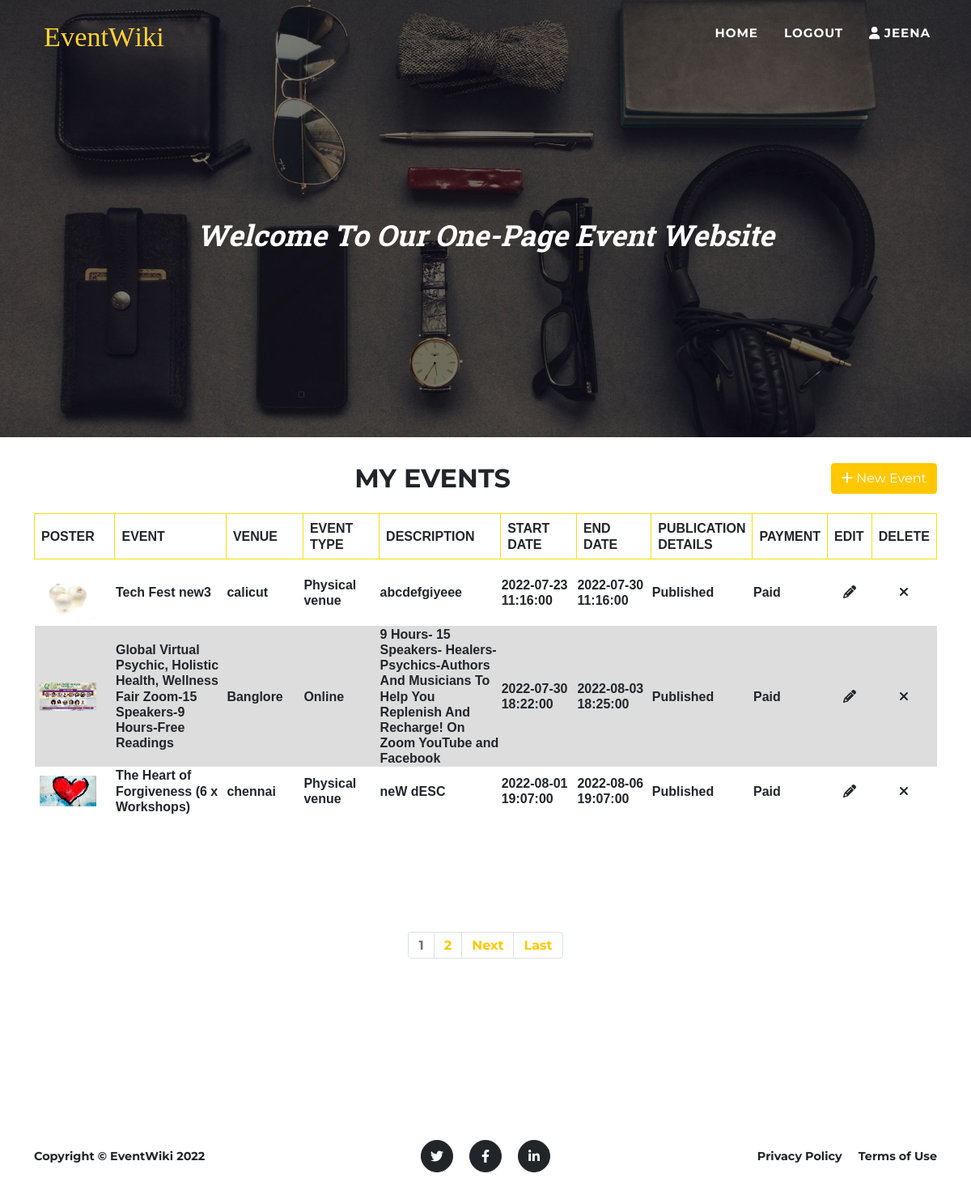
Page /events_list (signed in) on the committed database.
### EventApp/models.py (models this page shows, shortened)
class clsEventDetails(models.Model):
    pk_event_id = models.BigAutoField(primary_key=True)
    fk_user = models.ForeignKey("clsUser", on_delete=models.CASCADE,related_name="clsEventDetails_clsUser_1")
    dat_event_start_date_time = models.DateTimeField()
    dat_event_end_date_time = models.DateTimeField()
    vhr_event_name = models.CharField(max_length=30,blank=True)
    vhr_event_venue = models.CharField(max_length=30,blank=True)
    vhr_event_description = models.TextField()
    vhr_event_file_upload = models.CharField(max_length=100,blank=True)
    dat_created_datetime = models.DateTimeField()
    int_event_location_type = models.IntegerField(default=1)
    int_if_paid = models.IntegerField(default=0)
    int_last_action = models.IntegerField(default=1)
    pass

### EventApp/views.py (the view)
# urls.py: path('events_list', views.events_list, name='events_list'),
def events_list(request):
    event_location_type = ['', 'Physical venue', 'Online', 'Recorded Events']
    database_items = clsEventDetails.objects.filter(~Q(int_last_action = 0),Q(fk_user_id = int(request.session['intLoginUserId'])))
    all_items_list = []
    date_output_format = '%Y-%m-%d %H:%M:%S'
    for each_item in database_items:
        all_items_dict = dict()
        all_items_dict['intPkEventId'] = each_item.pk_event_id
        all_items_dict['intFkUserId'] = each_item.fk_user_id
        all_items_dict['strEventStartDateTime'] = each_item.dat_event_start_date_time.strftime(date_output_format)
        all_items_dict['strEventEndDateTime'] = each_item.dat_event_end_date_time.strftime(date_output_format)
        all_items_dict['strEventName'] = each_item.vhr_event_name
        all_items_dict['strEventVenue'] = each_item.vhr_event_venue
        all_items_dict['strEventDescription'] = each_item.vhr_event_description.replace('\n','')
        all_items_dict['strEventPoster'] = each_item.vhr_event_file_upload
        all_items_dict['strCreatedDateTime'] = each_item.dat_created_datetime.strftime(date_output_format)
        all_items_dict['intLastAction'] = each_item.int_last_action
        all_items_dict['intIfPaid'] = each_item.int_if_paid
        all_items_dict['intEventLocation'] = each_item.int_event_location_type
        all_items_dict['strEventLocation'] = event_location_type[each_item.int_event_location_type]
        all_items_dict['strPublicationDetails'] = 'Unpublished.Payment needed(₹100)'
        if each_item.int_if_paid:
            all_items_dict['strPublicationDetails'] = 'Published'
        all_items_list.append(all_items_dict)
    events = ''
    nums = ''
    if len(all_items_list):
        p = Paginator(all_items_list, 3)
        page = request.GET.get('page')
        events = p.get_page(page)
        nums = "a" * events.paginator.num_pages
    return render(request, 'eventsList.html', {'lstAllItems': all_items_list, 'events': events, 'nums': nums})

### EventApp/templates/eventsList.html (shortened to what this page needs)
<!DOCTYPE html>
<html lang="en">
    {% load static %}
    <head>
        <link href={% static 'css/styles.css' %} rel="stylesheet" />
        <link rel="stylesheet" href="//cdn.jsdelivr.net/npm/alertifyjs@1.13.1/build/css/alertify.min.css"/>
    </head>
    <body id="page-top">
        <nav class="navbar navbar-expand-lg navbar-dark fixed-top" id="mainNav">
            <div class="container">
                <a class="navbar-brand" href="#page-top"><img src= {% static 'assets/img/navbar-logo.svg' %}  alt="..." /></a>
                <div class="collapse navbar-collapse" id="navbarResponsive">
                    <ul class="navbar-nav text-uppercase ms-auto py-4 py-lg-0">
                        <li class="nav-item"><a class="nav-link" href="{% url 'index' %}">Home</a></li>
                        <li class="nav-item"><a class="nav-link" href="{% url 'logout' %}">Logout</a></li>
                        {% if request.session.intLoginUserId %}
                        <li class="nav-item"><a class="nav-link" href=""><i class="fa fa-user"></i> {{request.session.strLoginUserName}}</a></li>
                        {% endif %}
                    </ul>
                </div>
            </div>
        </nav>
        <header class="masthead">
            <div class="container">
                <div class="masthead-subheading">Welcome To Our One-Page Event Website</div>
            </div>
        </header>
        <section class="page-section" id="about">
                <div class="container">
                    <div style="display: block; text-align: center;">
                    <div class="masthead-heading text-uppercase text-center" style="display: inline-block;"><h2>My Events</h2></div>
                    <div class="create-new-event-button">
                        <a class="btn btn-primary" href="{% url 'add_event' %}"><i class="fa fa-plus"></i> New Event</a>
                    </div>
                    </div>
                        <table style="width:100%">
                            <tr>
                                <th style="width:10%; text-transform:uppercase;">Poster</th>
                                <th style="width:15%; text-transform:uppercase;">Event</th>
                                <th style="width:10%; text-transform:uppercase ;">Venue</th>
                                <th style="width:10%; text-transform:uppercase;">Event Type</th>
                                <th style="width:15%; text-transform:uppercase">Description</th>
                                <th style="width:10%; text-transform:uppercase;">Start Date</th>
                                <th style="width:10%; text-transform:uppercase;">End Date</th>
                                <th style="width:10%; text-transform:uppercase;">Publication Details</th>
                                <th style="width:5%; text-transform:uppercase; ">Payment</th>
                                <th style="width:5%; text-transform:uppercase; ">Edit</th>
                                <th style="width:5%; text-transform:uppercase;">Delete</th>
                            </tr>
                            <tbody id = "tbyIdListAllEvents1">
                            {% for objEvents in events %}
                            <tr class = "trCls" id = "trId{{ objEvents.intPkEventId }}">
                                <td>
                                    <a target="_blank" href= "static/attachment/{{ objEvents.strEventPoster }}">
                                        <img class="thumbnail_poster" src="static/attachment/{{ objEvents.strEventPoster }}"/>
                                    </a>
                                </td>
                            <td id="tdIdSlNo{{ objEvents.intPkEventId }}">
                                {{objEvents.strEventName}}
                            </td>
                            <td id="id{{ objEvents.intPkEventId }}" >{{ objEvents.strEventVenue }}</td>
                            <td>{{ objEvents.strEventLocation }}</td>
                            <td>{{ objEvents.strEventDescription }}</td>
                            <td>{{ objEvents.strEventStartDateTime }}</td>
                            <td>{{ objEvents.strEventEndDateTime }}</td>
                            <td>{{ objEvents.strPublicationDetails }}</td>
                            <td>{% if objEvents.intIfPaid == 1 %}
                                Paid
                                {% else %}
                                <a class="btn btn-primary" onclick = "fnLoadPayment({{ objEvents.intPkEventId }})" id="btnIdPayment_{{ objEvents.intPkEventId }}" >Payment</a>
                                {% endif %}
                            </td>
                            <td class="edit" style="text-align: center;"><a href="#"  onclick="onEditIconClick({{ objEvents.intPkEventId }});" style="color: #212529;"><i class="fa  fa-pencil"></i></a></td>
                            <td class="delete" style="text-align: center;"><a href="#" onclick="onDeleteIconClick('{{ objEvents.intPkEventId }}', '{{ objEvents.strEventName }}', '{{ objEvents.intLastAction }}');" style="color: #212529;"><i class="fa fa-times"></i></a></td>
                            </tr>
                            {% endfor %}
                            </tbody>
                        </table>
                    <section>
                    <nav aria-label="Page navigation">
                      <ul class="pagination justify-content-center">
                          {% for i in nums %}
                          {% if events.number == forloop.counter %}
                          <li class="page-item disabled"><a class="page-link" href="?page={{ forloop.counter }}">{{ forloop.counter }}</a></li>
                          {% else %}
                          <li class="page-item"><a class="page-link" href="?page={{ forloop.counter }}">{{ forloop.counter }}</a></li>
                          {% endif %}
                          {% endfor %}
                          {% if events.has_next %}
                        <li class="page-item"><a class="page-link" href="?page={{ events.next_page_number }}">Next</a></li>
                        <li class="page-item"><a class="page-link" href="?page={{ events.paginator.num_pages }}">Last</a></li>
                          {% endif %}
                      </ul>
                    </nav>
                    </section>
                </div>
        </section>
        <footer class="footer py-4">
            <div class="container">
                <div class="row align-items-center">
                    <div class="col-lg-4 text-lg-start">Copyright &copy; EventWiki 2022</div>
                    <div class="col-lg-4 my-3 my-lg-0">
                        <a class="btn btn-dark btn-social mx-2" href="#!" aria-label="Twitter"><i class="fab fa-twitter"></i></a>
                        <a class="btn btn-dark btn-social mx-2" href="#!" aria-label="Facebook"><i class="fab fa-facebook-f"></i></a>
                        <a class="btn btn-dark btn-social mx-2" href="#!" aria-label="LinkedIn"><i class="fab fa-linkedin-in"></i></a>
                    </div>
                    <div class="col-lg-4 text-lg-end">
                        <a class="link-dark text-decoration-none me-3" href="#!">Privacy Policy</a>
                        <a class="link-dark text-decoration-none" href="#!">Terms of Use</a>
                    </div>
                </div>
            </div>
        </footer>
    </body>
</html>

### EventApp/templates/eventsList.html (style rules this page uses)
table { font-family: arial, sans-serif; border-collapse: collapse; width: 100%; }
th, th { border: 1px solid #dddddd; text-align: left; padding: 8px; border-color: #f1e20d; }
tr:nth-child(even) { background-color: #dddddd; }
.thumbnail_poster { border-radius: 4px; padding: 5px; width: 80px; }

### rows in the picture
clsEventDetails: strEventPoster (picture), strEventName "Tech Fest new3", strEventVenue "calicut", strEventDescription "abcdefgiyeee"
clsEventDetails: strEventPoster (picture), strEventName "Global Virtual Psychic, Holistic Health, Wellness Fair Zoom-15 Speakers-9 Hours-Free Readings", strEventVenue "Banglore", strEventDescription "9 Hours- 15 Speakers- Healers-Psychics-Authors And Musicians To Help You Replenish And Recharge! On Zoom YouTube and Facebook"
clsEventDetails: strEventPoster (picture), strEventName "The Heart of Forgiveness (6 x Workshops)", strEventVenue "chennai", strEventDescription "neW dESC"

### other values in the picture
{{ request.session.strLoginUserName }} "JEENA"
{{ objEvents.strEventLocation }} "Physical venue" "Online" "Physical venue"
{{ objEvents.strEventStartDateTime }} "2022-07-23 11:16:00" "2022-07-30 18:22:00" "2022-08-01 19:07:00"
{{ objEvents.strEventEndDateTime }} "2022-07-30 11:16:00" "2022-08-03 18:25:00" "2022-08-06 19:07:00"
{{ objEvents.strPublicationDetails }} "Published" "Published" "Published"
